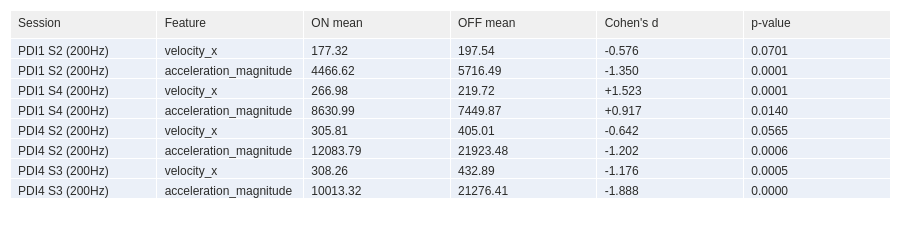

Notebook code cell kept with this figure:
### Markdown cell above
## 3. Behavioral DBS effect (raw kinematics, test set)

Before looking at latent states, check how much DBS changes the raw behavioral outputs
in the test set. Large Cohen's d means DBS genuinely affects movement — so we'd
expect the behavioral subspace (Xp_1) to carry DBS-discriminative information.

### Code cell
# Build a summary table figure instead of printing per-session stats
behav_rows = []
for label, d in data.items():
    behav = behavioral_dbs_effect(d["df"])
    d["behavioral"] = behav
    for r in behav:
        behav_rows.append([label, r["feature"], f'{r["on_mean"]:.2f}', f'{r["off_mean"]:.2f}',
                           f'{r["d"]:+.3f}', f'{r["p"]:.4f}'])

fig = go.Figure(go.Table(
    header=dict(
        values=["Session", "Feature", "ON mean", "OFF mean", "Cohen's d", "p-value"],
        fill_color='#f0f0f0', align='left',
        font=dict(family=FONT_FAMILY, size=FONT_SIZE_BASE),
    ),
    cells=dict(
        values=list(zip(*behav_rows)),  # transpose rows to columns
        align='left',
        font=dict(family=FONT_FAMILY, size=FONT_SIZE_BASE),
    ),
))
apply_thesis_style(fig, ThesisTheme.LIGHT, height=240,
                   margin=dict(l=10, r=10, t=10, b=10), show_legend=False)
fig.write_image(str(OUT / 'behavioral_dbs_effect_table.png'),
                width=1000, height=240, scale=2)
fig.show()
print(
    f"Behavioural DBS effect on raw kinematics (test trials only). For each session and "
    f"behavioural feature, ON vs OFF means with Cohen's d and t-test p-value. Sessions: "
    f"{', '.join(data.keys())}. Sets the upper bound on what Xp_1 could carry if it perfectly "
    f"tracked the behavioural shift."
)

### Figure 1 — Plotly figure (JSON) as saved in the notebook; plotly's stock layout.template omitted (floating-point values rounded to 4 significant figures)
{"data": [{"cells": {"align": "left", "font": {"family": "Arial, Helvetica, sans-serif", "size": 12}, "values": [["PDI1 S2 (200Hz)", "PDI1 S2 (200Hz)", "PDI1 S4 (200Hz)", "PDI1 S4 (200Hz)", "PDI4 S2 (200Hz)", "PDI4 S2 (200Hz)", "PDI4 S3 (200Hz)", "PDI4 S3 (200Hz)"], ["velocity_x", "acceleration_magnitude", "velocity_x", "acceleration_magnitude", "velocity_x", "acceleration_magnitude", "velocity_x", "acceleration_magnitude"], ["177.32", "4466.62", "266.98", "8630.99", "305.81", "12083.79", "308.26", "10013.32"], ["197.54", "5716.49", "219.72", "7449.87", "405.01", "21923.48", "432.89", "21276.41"], ["-0.576", "-1.350", "+1.523", "+0.917", "-0.642", "-1.202", "-1.176", "-1.888"], ["0.0701", "0.0001", "0.0001", "0.0140", "0.0565", "0.0006", "0.0005", "0.0000"]]}, "header": {"align": "left", "fill": {"color": "#f0f0f0"}, "font": {"family": "Arial, Helvetica, sans-serif", "size": 12}, "values": ["Session", "Feature", "ON mean", "OFF mean", "Cohen's d", "p-value"]}, "type": "table"}], "layout": {"font": {"color": "#2C2C2A", "family": "Arial, Helvetica, sans-serif", "size": 12}, "height": 240, "hovermode": "x unified", "legend": {"bgcolor": "rgba(0,0,0,0)", "font": {"size": 11}, "itemsizing": "constant", "itemwidth": 40, "orientation": "h", "tracegroupgap": 8, "x": 0.5, "xanchor": "center", "y": -0.16, "yanchor": "bottom"}, "margin": {"b": 10, "l": 10, "r": 10, "t": 10}, "paper_bgcolor": "#FFFFFF", "plot_bgcolor": "#FFFFFF", "showlegend": false, "xaxis": {"gridcolor": "rgba(0,0,0,0.15)", "linecolor": "#2C2C2A", "linewidth": 1, "mirror": false, "showgrid": true, "showline": true, "tickfont": {"size": 11}}, "yaxis": {"gridcolor": "rgba(0,0,0,0.15)", "linecolor": "#2C2C2A", "linewidth": 1, "mirror": false, "showgrid": true, "showline": true, "tickfont": {"size": 11}}}}
